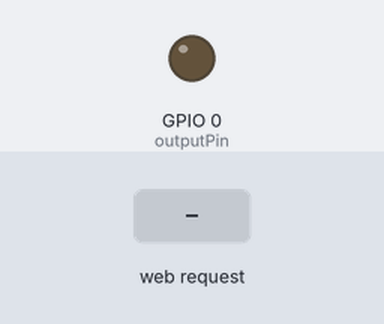
A sketch run on a simulated ESP8266 (NodeMCU). Parts: output pins drawn as LEDs (lit = HIGH). The test bench sets the inputs (shaded band). WiFi joins after 1.5 s; servers stay silent unless stated; what the sketch prints to the serial monitor is not drawn.

Above: at 2.7 s.
2.8 s: HTTP request GET /on received
At 3.7 s:
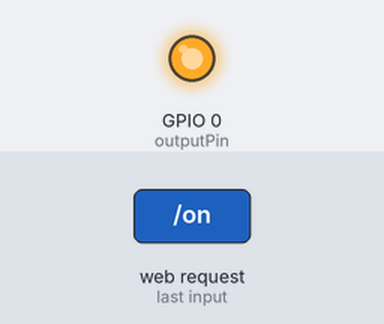
4.3 s: HTTP request GET /off received
Timing chart, 0 to 7.3 s (numbered marks = the images above; inputs shaded):
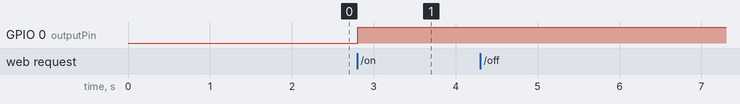

Measured:
- after the input at 2.8 s, GPIO 0 (outputPin): LOW → HIGH at once
- after the input at 4.3 s, every drawn part: stays the same

The sketch:

codigo.ino
```cpp
#include <ESP8266WiFi.h>

const char* ssid = "";
const char* password = "";

WiFiServer server(80);

String header;

unsigned long lastTime, timeout = 2000;

const int outputPin = 0;
String outputState = "apagado";

void setup(){
    Serial.begin(115200);

    pinMode(outputPin, OUTPUT);
    digitalWrite(outputPin, LOW);

    Serial.print("Conectado a ");
    Serial.println(ssid);

    WiFi.begin(ssid, password);

    while(WiFi.status() != WL_CONNECTED){
        delay(500);
        Serial.print(".");
    }

    Serial.println("");
    Serial.println("Dispositivo conectado.");
    Serial.println("Direccion IP: ");
    Serial.println(WiFi.localIP());

    server.begin();
}

void loop(){
    WiFiClient client = server.available();

    if(client){
        lastTime = millis();

        Serial.println("Nuevo Cliente");
        String currentLine = "";

        while (client.connected() && millis() - lastTime <= timeout)
        {
            if(client.available()){
                char c = client.read();
                Serial.write(c);
                header += c;
                if(c == '\n'){
                    if(currentLine.length() == 0){
                        client.println("HTTP/1.1 200 OK");
                        client.println("Content-type:text/html");
                        client.println("Connection: close");
                        client.println();

                        if(header.indexOf("GET /on") >= 0){
                            Serial.println("GPIO encendido");
                            outputState = "encendido";
                            digitalWrite(outputPin, HIGH);
                        }else if(header.indexOf("GET /off") >= 0){
                            Serial.println("GPIO apagado");
                            outputState = "apagado";
                            digitalWrite(outputPin, LOW);
                        }

                        client.println("<DOC");//******
                        break;
                    } else{
                        currentLine = "";
                    }
                } else if(c != '\r'){
                    currentLine += c;
                }
            }
        }
    }
}
```
